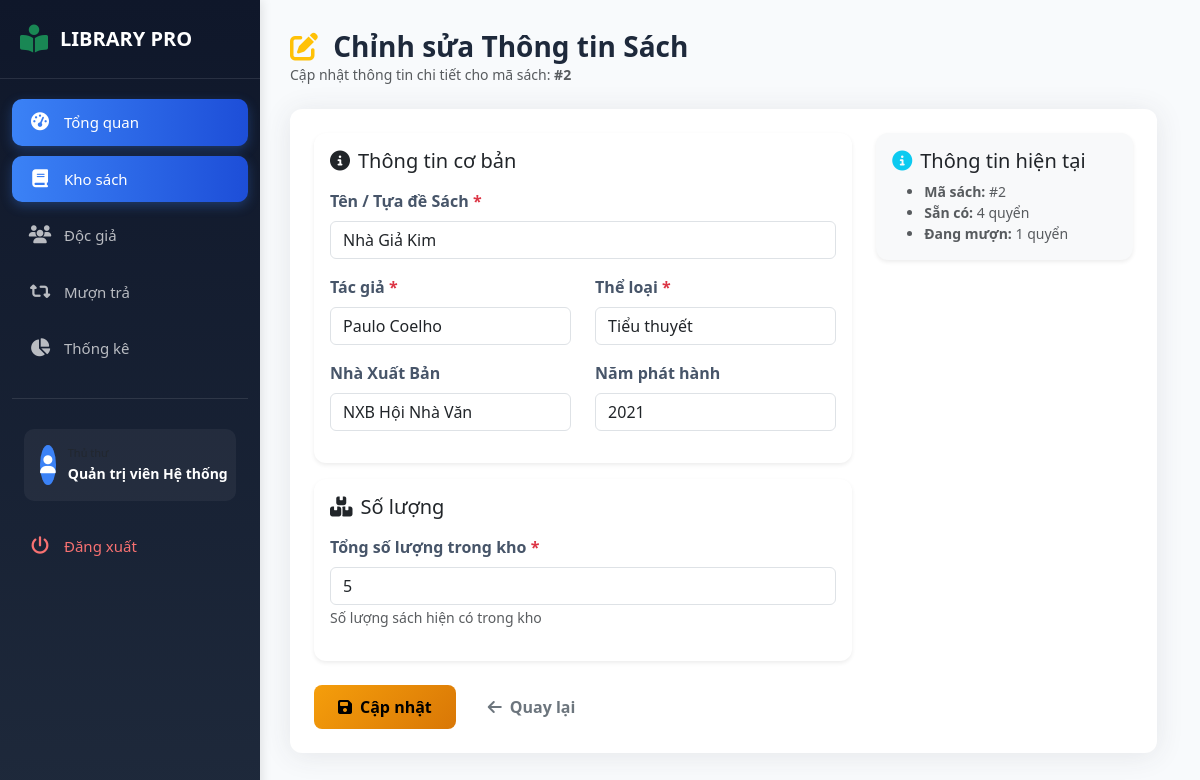
Screenshot of /books/edit/2 (signed in) with the database file from the repository.
### tables this page shows
CREATE TABLE books (
    id INTEGER PRIMARY KEY AUTOINCREMENT,
    title TEXT NOT NULL,
    author TEXT NOT NULL,
    category TEXT,
    publisher TEXT,
    publish_year INTEGER,
    quantity INTEGER DEFAULT 0 CHECK(quantity >= 0),
    available INTEGER DEFAULT 0 CHECK(available >= 0)
);

### app.py (the view, shortened to what this page needs)
@app.route('/books/edit/<int:book_id>', methods=['GET', 'POST'])
def edit_book(book_id):
    if 'user_id' not in session:
        return redirect(url_for('login'))
    db = get_db()
    book = db.execute('SELECT * FROM books WHERE id = ?', (book_id,)).fetchone()
    if not book:
        flash('Không tìm thấy sách!', 'danger')
        return redirect(url_for('books_list'))
    return render_template('edit_book.html', book=book)

### config/database.py (called while the page is built)
def get_db():
    if "db" not in g:
        try:
            db_path = current_app.config.get("DATABASE", "library.db")
        except RuntimeError:
            db_path = "library.db"
        g.db = sqlite3.connect(db_path)
        g.db.row_factory = sqlite3.Row
    return g.db

### templates/edit_book.html (shortened to what this page needs)
{% extends 'base.html' %}
{% block content %}
<div class="page-header mb-4">
  <h2 class="mb-0">
    <i class="fa-solid fa-pen-to-square text-warning me-2"></i>
    Chỉnh sửa Thông tin Sách
  </h2>
  <p class="text-muted small mb-0">Cập nhật thông tin chi tiết cho mã sách: <strong>#{{ book.id }}</strong></p>
</div>
<div class="form-container">
  <form method="POST">
    <div class="row">
      <div class="col-lg-8">
        <div class="card border-0 shadow-sm mb-3">
          <div class="card-body">
            <h5 class="card-title mb-3">
              <i class="fa-solid fa-info-circle me-2"></i>Thông tin cơ bản
            </h5>
            <div class="mb-3">
              <label class="form-label fw-semibold">Tên / Tựa đề Sách <span class="text-danger">*</span></label>
              <input type="text" class="form-control" name="title" value="{{ book.title }}" required>
            </div>
            <div class="row">
              <div class="col-md-6 mb-3">
                <label class="form-label fw-semibold">Tác giả <span class="text-danger">*</span></label>
                <input type="text" class="form-control" name="author" value="{{ book.author }}" required>
              </div>
              <div class="col-md-6 mb-3">
                <label class="form-label fw-semibold">Thể loại <span class="text-danger">*</span></label>
                <input type="text" class="form-control" name="category" value="{{ book.category }}" required>
              </div>
            </div>
            <div class="row">
              <div class="col-md-6 mb-3">
                <label class="form-label fw-semibold">Nhà Xuất Bản</label>
                <input type="text" class="form-control" name="publisher" value="{{ book.publisher or '' }}">
              </div>
              <div class="col-md-6 mb-3">
                <label class="form-label fw-semibold">Năm phát hành</label>
                <input type="number" class="form-control" name="publish_year" value="{{ book.publish_year or '' }}" min="1900" max="2099">
              </div>
            </div>
          </div>
        </div>
        <div class="card border-0 shadow-sm">
          <div class="card-body">
            <h5 class="card-title mb-3">
              <i class="fa-solid fa-boxes-stacked me-2"></i>Số lượng
            </h5>
            <div class="mb-3">
              <label class="form-label fw-semibold">Tổng số lượng trong kho <span class="text-danger">*</span></label>
              <input type="number" class="form-control" name="quantity" min="1" value="{{ book.quantity }}" required>
              <small class="form-text text-muted">Số lượng sách hiện có trong kho</small>
            </div>
          </div>
        </div>
      </div>
      <div class="col-lg-4">
        <div class="card border-0 shadow-sm bg-light">
          <div class="card-body">
            <h5 class="card-title">
              <i class="fa-solid fa-circle-info text-info me-2"></i>Thông tin hiện tại
            </h5>
            <ul class="small text-muted mb-0">
              <li><strong>Mã sách:</strong> #{{ book.id }}</li>
              <li><strong>Sẵn có:</strong> {{ book.available }} quyển</li>
              <li><strong>Đang mượn:</strong> {{ book.quantity - book.available }} quyển</li>
            </ul>
          </div>
        </div>
      </div>
    </div>
    <div class="mt-4 d-flex gap-2">
      <button type="submit" class="btn btn-warning px-4">
        <i class="fa-solid fa-save me-2"></i>Cập nhật
      </button>
      <a href="{{ url_for('books_list') }}" class="btn btn-outline-secondary px-4">
        <i class="fa-solid fa-arrow-left me-2"></i>Quay lại
      </a>
    </div>
  </form>
</div>
{% endblock %}

### static/css/style.css (style rules this page uses)
:root { --primary-color: #3b82f6; --primary-dark: #1d4ed8; --secondary-color: #10b981; --warning-color: #f59e0b; --danger-color: #ef4444; --info-color: #06b6d4; --dark-bg: #0f172a; --light-bg: #f8fafc; --sidebar-width: 260px; --card-shadow: 0 0.15rem 1.75rem 0 rgba(58, 59, 69, 0.1); --transition: all 0.3s ease; }
* { margin: 0; padding: 0; box-sizing: border-box; }
body { font-family: 'Segoe UI', Tahoma, Geneva, Verdana, sans-serif; background-color: var(--light-bg); color: #1e293b; overflow-x: hidden; }
.page-header { margin-bottom: 24px; }
.page-header h2 { font-size: 28px; font-weight: 700; color: #1e293b; margin-bottom: 4px; }
.page-header p { font-size: 14px; color: #64748b; margin: 0; }
.form-container { background: white; border-radius: 12px; padding: 24px; box-shadow: var(--card-shadow); }
.form-label { font-weight: 600; color: #475569; margin-bottom: 8px; }
.btn { border-radius: 8px; font-weight: 600; padding: 10px 20px; transition: var(--transition); border: none; }
.btn-warning { background: linear-gradient(135deg, #f59e0b, #d97706); }
.card { border-radius: 12px; border: none; box-shadow: var(--card-shadow); transition: var(--transition); }

### rows the page displays
books: id "2", title "Nhà Giả Kim", author "Paulo Coelho", category "Tiểu thuyết", publisher "NXB Hội Nhà Văn", publish_year "2021", quantity "5", available "4", book.quantity-book.available "1"

### other values shown
{{ session.get('fullname', 'N/A') }} "Quản trị viên Hệ thống"
